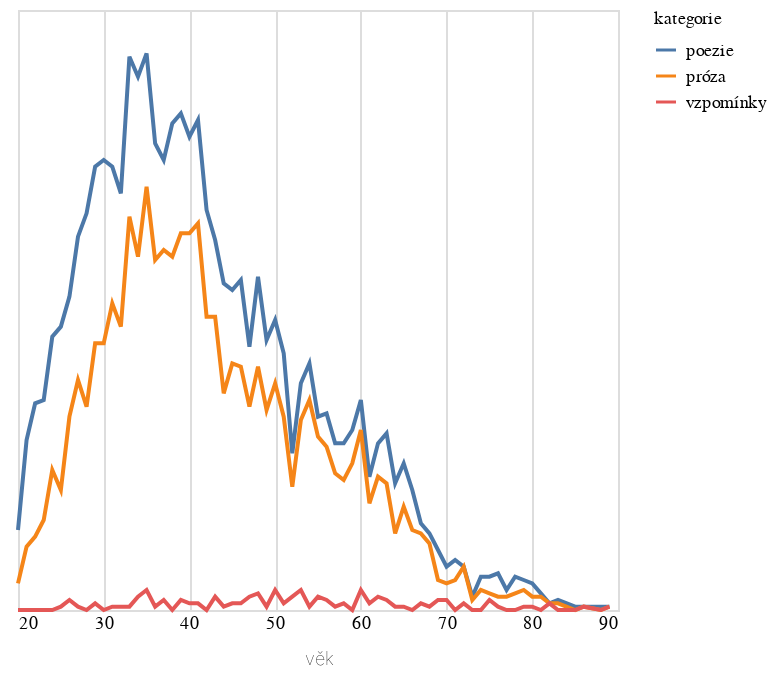

The notebook cell saved with this chart:
### Code cell
do_grafu2 = do_grafu.filter(pl.col("rok").is_between(1875,1925)).group_by(["vek","kategorie"]).len().rename({"len":"počet","vek":"věk"})

alt.Chart(do_grafu2.to_pandas()).mark_line().encode(
    alt.X('věk:Q').axis(domain=False, tickSize=0),
    alt.Y('počet:Q').stack('zero').axis(None),
    alt.Color('kategorie:N')
)

### Figure 1 — Vega-Lite specification as saved in the notebook (floating-point values rounded to 4 significant figures; data arrays with more than 128 entries replaced by an {"elided": "..."} marker saying what was removed)
{"config": {"title": {"font": "Noticia Text", "fontSize": 12, "anchor": "start", "lineHeight": 19, "fontWeight": "bolder", "subtitleFont": "Noticia Text", "subtitleFontSize": 10, "subtitleLineHeight": 15, "subtitlePadding": 10, "dy": -10}, "axis": {"labelFont": "Asap", "titleFont": "Asap", "fontWeight": "lighter", "titleFontWeight": "lighter", "labelFontSize": 9, "titleFontSize": 9, "labelPadding": 2, "titlePadding": 9, "domainOpacity": 0, "tickColor": "#DCDDD6"}, "legend": {"labelFont": "Asap", "labelFontWeight": "normal", "titleFont": "Asap", "titleFontWeight": "normal", "labelFontSize": 9, "titleFontSize": 9}}, "data": {"name": "data-a9c6b7f9a5e21a21b18d1a1a865bc40b"}, "mark": {"type": "line"}, "encoding": {"color": {"field": "kategorie", "type": "nominal"}, "x": {"axis": {"domain": false, "tickSize": 0}, "field": "věk", "type": "quantitative"}, "y": {"axis": null, "field": "počet", "stack": "zero", "type": "quantitative"}}, "$schema": "https://vega.github.io/schema/vega-lite/v5.8.0.json", "datasets": {"data-a9c6b7f9a5e21a21b18d1a1a865bc40b": {"elided": "175 records"}}}
